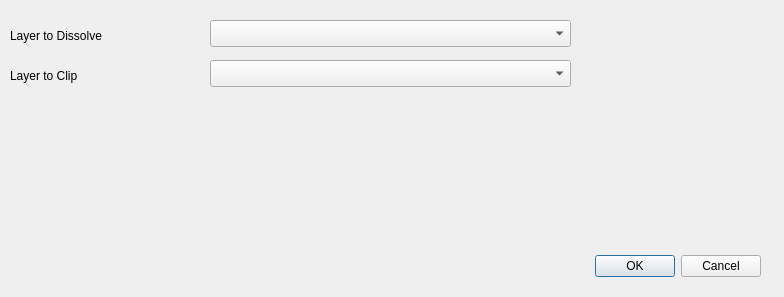
<?xml version="1.0" encoding="UTF-8"?>
<ui version="4.0">
 <class>DissolveAndClipDialogBase</class>
 <widget class="QDialog" name="DissolveAndClipDialogBase">
  <property name="geometry">
   <rect>
    <x>0</x>
    <y>0</y>
    <width>784</width>
    <height>297</height>
   </rect>
  </property>
  <property name="windowTitle">
   <string>Dissolve and Clup</string>
  </property>
  <widget class="QDialogButtonBox" name="button_box">
   <property name="geometry">
    <rect>
     <x>420</x>
     <y>250</y>
     <width>341</width>
     <height>32</height>
    </rect>
   </property>
   <property name="orientation">
    <enum>Qt::Horizontal</enum>
   </property>
   <property name="standardButtons">
    <set>QDialogButtonBox::Cancel|QDialogButtonBox::Ok</set>
   </property>
  </widget>
  <widget class="QgsMapLayerComboBox" name="dLayer">
   <property name="geometry">
    <rect>
     <x>210</x>
     <y>20</y>
     <width>361</width>
     <height>27</height>
    </rect>
   </property>
  </widget>
  <widget class="QgsMapLayerComboBox" name="cLayer">
   <property name="geometry">
    <rect>
     <x>210</x>
     <y>60</y>
     <width>361</width>
     <height>27</height>
    </rect>
   </property>
  </widget>
  <widget class="QLabel" name="dLabel">
   <property name="geometry">
    <rect>
     <x>10</x>
     <y>20</y>
     <width>181</width>
     <height>31</height>
    </rect>
   </property>
   <property name="text">
    <string>Layer to Dissolve</string>
   </property>
  </widget>
  <widget class="QLabel" name="cLabel">
   <property name="geometry">
    <rect>
     <x>10</x>
     <y>60</y>
     <width>181</width>
     <height>31</height>
    </rect>
   </property>
   <property name="text">
    <string>Layer to Clip</string>
   </property>
  </widget>
 </widget>
 <customwidgets>
  <customwidget>
   <class>QgsMapLayerComboBox</class>
   <extends>QComboBox</extends>
   <header>qgsmaplayercombobox.h</header>
  </customwidget>
 </customwidgets>
 <resources/>
 <connections>
  <connection>
   <sender>button_box</sender>
   <signal>accepted()</signal>
   <receiver>DissolveAndClipDialogBase</receiver>
   <slot>accept()</slot>
   <hints>
    <hint type="sourcelabel">
     <x>20</x>
     <y>20</y>
    </hint>
    <hint type="destinationlabel">
     <x>20</x>
     <y>20</y>
    </hint>
   </hints>
  </connection>
  <connection>
   <sender>button_box</sender>
   <signal>rejected()</signal>
   <receiver>DissolveAndClipDialogBase</receiver>
   <slot>reject()</slot>
   <hints>
    <hint type="sourcelabel">
     <x>20</x>
     <y>20</y>
    </hint>
    <hint type="destinationlabel">
     <x>20</x>
     <y>20</y>
    </hint>
   </hints>
  </connection>
 </connections>
</ui>
